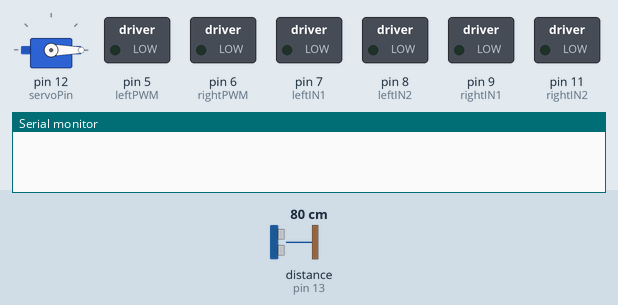
The sketch below on a simulated Arduino Uno, built with avr-gcc and run on an emulated ATmega328P. Parts: servo, switched loads named in the sketch (green lamp = pin HIGH), the last lines printed to the serial monitor. Wiring (inferred from the names in the program): ultrasonic range finder: trigger pin 10; echo pin 13. Inputs (shaded band) come from the test bench; at power-on: distance to the obstacle (sensor on pin 13) 80 cm. The echo pulse lasts 58.3 µs per cm; pins used as bus, display or sensor lines are not drawn.

Above: at 1.2 s.
1.3 s: distance to the obstacle (sensor on pin 13) set to 14 cm
2.8 s: distance to the obstacle (sensor on pin 13) set to 11 cm
At 3.7 s:
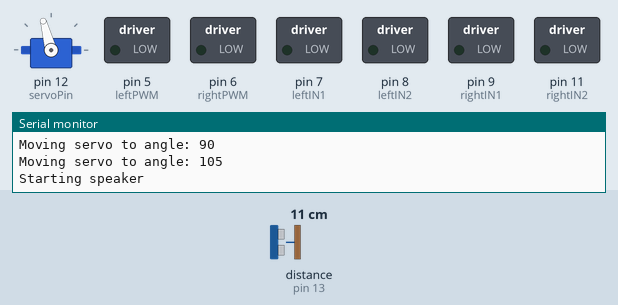
At 10.99 s:
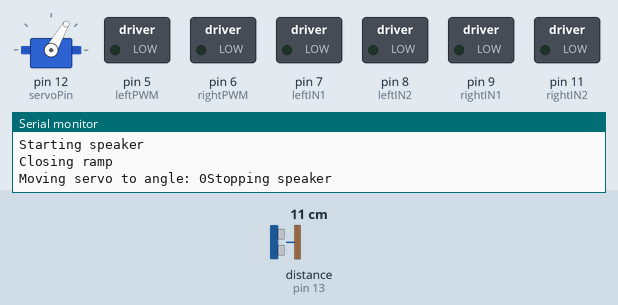
Timing chart, 0 to 20.7 s (numbered marks = the images above; inputs shaded):
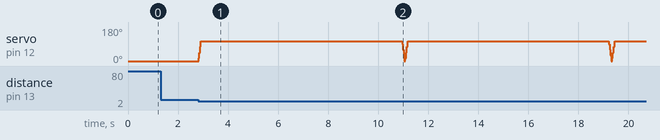

Measured:
- the behaviour switches between 13 and 12 cm on distance to the obstacle (sensor on pin 13) (found by bisection; images 0 and 1)
- after the input at 1.3 s, every drawn part: stays the same
- after the input at 2.8 s, servo on pin 12 (servoPin): 0° → 15° at once, then repeats every 8.3 s: 45° 0.03 s, 75° 0.03 s, 105° 8.0 s, 90° 0.03 s, 60° 0.03 s, 30° 0.03 s, 0° 0.04 s, 15° 0.03 s

The sketch:

pid_receive_arduino.ino
```cpp
#include <Servo.h>
#include <SoftwareSerial.h>

// Motor control definitions


#define FORWARD 'w'
#define LEFT 'a'
#define RIGHT 'd'
#define BACK 's'
#define STOP 'x'

// Pin definitions
// MOTOR PINS
const int leftPWM = 5;
const int rightPWM = 6;
const int leftIN1 = 7;
const int leftIN2 = 8;
const int rightIN1 = 9;
const int rightIN2 = 11;

// ULTRASONIC SENSOR PINS (CHANGED from 7,8 to avoid conflict)
const int trigPin = 10;   // Changed from 7
const int echoPin = 13;   // Changed from 8
const long OBST_IN = 5;

// SERVO PIN
const int servoPin = 12;  // Changed from 9 to avoid motor conflict
Servo MG90SLeft;
Servo MG90SRight;

// SPEAKER/BUZZER PIN
// const int buzzerPin = 4;
const int startingServoPos = 0;  // Servo starts at 0 degrees (closed/up position)
const int deployedServoPos = 105;  // Servo deploys to 90 degrees (open/down position)

// LED PINS (assuming RGB LED or separate LEDs)
const int ledRedPin = 1;
const int ledWhitePin = 2;

// State variables
bool rampDeployed = false;
bool stopSignPassed = false;
SoftwareSerial mp3(4, 3);
const uint8_t track1[] = {0x7E, 0x01, 0x00, 0x02, 0x00, 0x01, 0xEF};
const uint8_t track2[] = {0x7E, 0x01, 0x00, 0x02, 0x00, 0x02, 0xEF};
const uint8_t track3[] = {0x7E, 0x01, 0x00, 0x02, 0x00, 0x03, 0xEF};

void Set_Speed(int Left, int Right) {
  int topspeed = 255;
  if (Left > topspeed) Left = topspeed;
  if (Right > topspeed) Right = topspeed;

  analogWrite(leftPWM, Left);
  analogWrite(rightPWM, Right);
}

void forward() {
  digitalWrite(leftIN1, HIGH);
  digitalWrite(leftIN2, LOW);
  digitalWrite(rightIN1, LOW);
  digitalWrite(rightIN2, HIGH);
}

void back() {
  digitalWrite(leftIN1, LOW);
  digitalWrite(leftIN2, HIGH);
  digitalWrite(rightIN1, HIGH);
  digitalWrite(rightIN2, LOW);
}

void left() {
  digitalWrite(leftIN1, LOW);
  digitalWrite(leftIN2, HIGH);
  digitalWrite(rightIN1, LOW);
  digitalWrite(rightIN2, HIGH);
}

void right() {
  digitalWrite(leftIN1, HIGH);
  digitalWrite(leftIN2, LOW);
  digitalWrite(rightIN1, HIGH);
  digitalWrite(rightIN2, LOW);
}

void stopcar() {
  analogWrite(leftPWM, 0);
  analogWrite(rightPWM, 0);
}

long readUltrasonicInches() {
  digitalWrite(trigPin, LOW);
  // delayMicroseconds(2);
  digitalWrite(trigPin, HIGH);
  // delayMicroseconds(10);
  digitalWrite(trigPin, LOW);

  unsigned long duration = pulseIn(echoPin, HIGH, 3000); // 30ms timeout
  if (duration == 0) return 9999; // No echo detected

  long inches = duration / 74 / 2;
  return inches;
}

void deployRamp() {
  Serial.println("Deploying ramp");
  if (rampDeployed) return; // Already deployed

  // Move servo down (deploy ramp)
    Serial.print("Moving servo to angle: ");
    Serial.println(deployedServoPos);
    for (int angle = startingServoPos; angle <= deployedServoPos; angle+=15) {
      Serial.print("Moving servo to angle: ");
      Serial.println(angle);
      MG90SLeft.write(angle);
      delay(15);
    }


  rampDeployed = true;
}

void closeRamp() {
  if (!rampDeployed) return; // Already closed
  Serial.println("Closing ramp");

  // Move servo back up
  Serial.print("Moving servo to angle: ");
  Serial.print(startingServoPos);

  for (int angle = deployedServoPos; angle >= startingServoPos; angle-=15) {
    MG90SLeft.write(angle);
    delay(15);
  }
  MG90SLeft.write(startingServoPos);

  rampDeployed = false;
}

void startSpeaker(const uint8_t *cmd, size_t len) {
  Serial.println("Starting speaker");
  // const int speakerPin = 8; //Pin connector for the speaker (could change)
  // const int frequency = 1000; // sound in Hz
  for(size_t i = 0; i < len; i++) {
    mp3.write(cmd[i]);
  }

  // tone(speakerPin, frequency);  //speaker continues to play
}
void setVolume(uint8_t level) {
  if (level > 30) level = 10;              // valid range 0–30
  uint8_t cmd[] = {0x7E, 0x06, 0x00, 0x02, 0x00, level, 0xEF};
  startSpeaker(cmd, sizeof(cmd));
}

void stopSpeaker() {
  Serial.println("Stopping speaker");
  // noTone(speakerPin);  //stops sound

}

void startLED() {
  Serial.println("Starting LED");
  digitalWrite(ledRedPin, HIGH);
  // delay(1000);
  digitalWrite(ledWhitePin, LOW);
}

void stopLED() {
  Serial.println("Stopping LED");
  digitalWrite(ledRedPin, LOW);
  digitalWrite(ledWhitePin, LOW);
}

void process_direction(char direction) {
  switch(direction) {
    case FORWARD:
      forward();
      break;
    case LEFT:
      left();
      break;
    case RIGHT:
      right();
      break;
    case BACK:
      back();
      break;
    case STOP:
      stopcar();
      break;
  }
}

void setup() {
  // Motor pins
  pinMode(leftPWM, OUTPUT);
  pinMode(rightPWM, OUTPUT);
  pinMode(leftIN1, OUTPUT);
  pinMode(leftIN2, OUTPUT);
  pinMode(rightIN1, OUTPUT);
  pinMode(rightIN2, OUTPUT);

  // Ultrasonic pins
  pinMode(trigPin, OUTPUT);
  pinMode(echoPin, INPUT);

  // Servo
  MG90SLeft.attach(servoPin);

  // Buzzer
  // pinMode(buzzerPin, OUTPUT);

  mp3.begin(9600);

  startSpeaker(track1, sizeof(track1));

  // mp3.listen();

  // LEDs
  // pinMode(ledRedPin, OUTPUT);
  // pinMode(ledWhitePin, OUTPUT);

  // Serial communication with ESP32
  Serial.begin(115200);

  // Initialize states
  stopcar();
  MG90SLeft.write(startingServoPos);  // Set servo to 0 degrees (closed position)
  // delay(1500);  // Give servo time to reach initial position
  rampDeployed = false;  // Ensure state is reset
}

void loop() {
  // SAFETY FIRST: Check ultrasonic EVERY loop iteration
  long inches = readUltrasonicInches();


  if(inches < OBST_IN) {
    stopcar();

    if (!rampDeployed) {
      Serial.println("PERSON DETECTED: Deploying ramp");
      deployRamp();
      startSpeaker(track1, sizeof(track1));
      // stopLED();

      delay(8000);

      closeRamp();

      stopSpeaker();

      Serial.println("Ramp sequence complete");
      startSpeaker(track3, sizeof(track2));
    }

    // delay(100);
    return;  // Exit early, don't process commands while obstacle detected
  }

  // Process incoming PID commands from ESP32
  while (Serial.available()) {
    String pid_command = Serial.readStringUntil('\n');
    pid_command.trim();

    // Handle STOP command
    if (pid_command == "STOP" && !stopSignPassed) {
      stopcar();
      delay(3000);
      stopSignPassed = true;
      continue;
    }

    // Parse PID command: "leftSpeed,rightSpeed,direction"
    int firstCommaIndex = pid_command.indexOf(',');
    int secondCommaIndex = pid_command.indexOf(',', firstCommaIndex + 1);

    if (firstCommaIndex > 0 && secondCommaIndex > firstCommaIndex) {
      int leftSpeed = pid_command.substring(0, firstCommaIndex).toInt();
      int rightSpeed = pid_command.substring(firstCommaIndex + 1, secondCommaIndex).toInt();
      char direction = pid_command.substring(secondCommaIndex + 1)[0];

      process_direction(direction);
      Set_Speed(leftSpeed, rightSpeed);
    }
  }

  // delay(10);
}
```
